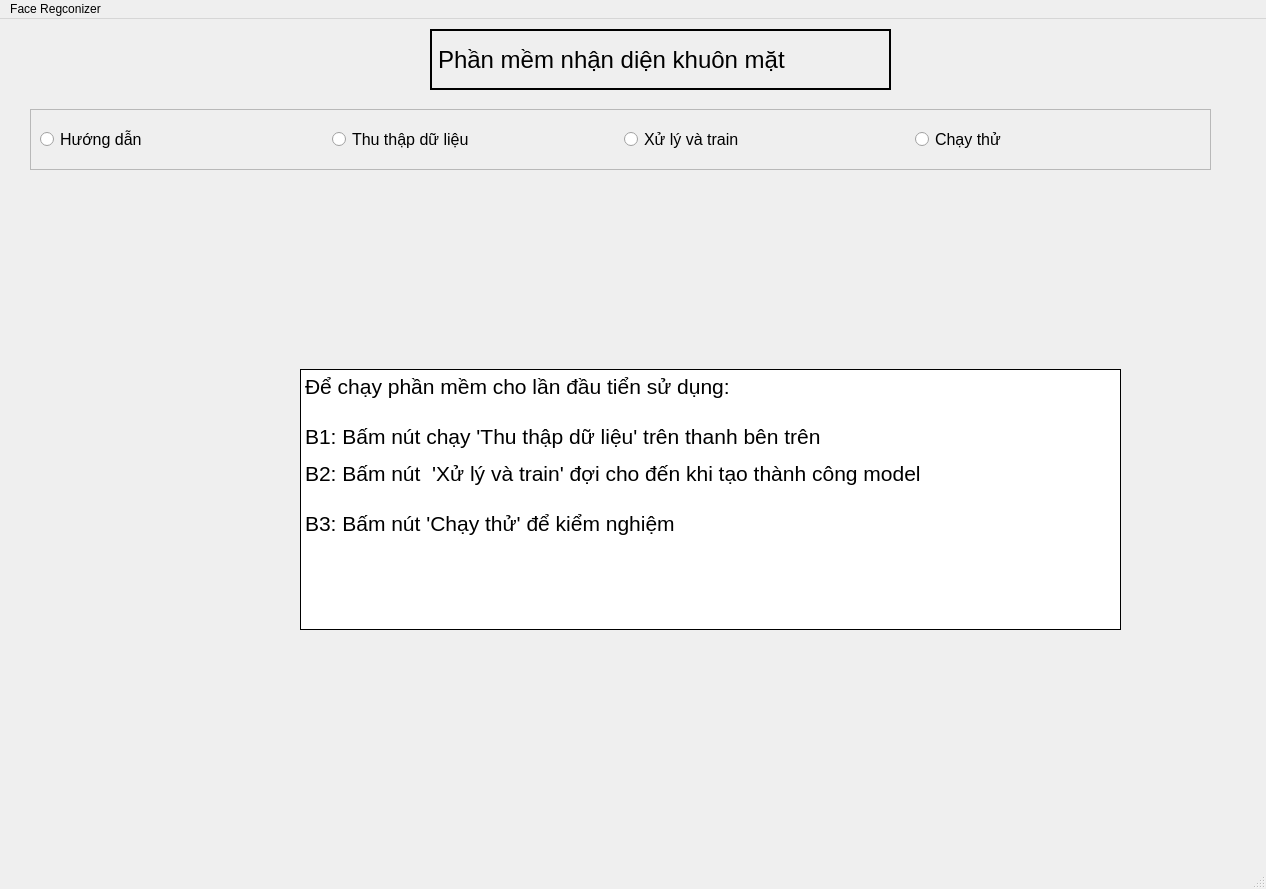
<?xml version="1.0" encoding="UTF-8"?>
<ui version="4.0">
 <class>MainWindow</class>
 <widget class="QMainWindow" name="MainWindow">
  <property name="geometry">
   <rect>
    <x>0</x>
    <y>0</y>
    <width>1266</width>
    <height>889</height>
   </rect>
  </property>
  <property name="windowTitle">
   <string>MainWindow</string>
  </property>
  <widget class="QWidget" name="centralwidget">
   <widget class="QLabel" name="label">
    <property name="geometry">
     <rect>
      <x>430</x>
      <y>10</y>
      <width>461</width>
      <height>61</height>
     </rect>
    </property>
    <property name="font">
     <font>
      <pointsize>18</pointsize>
     </font>
    </property>
    <property name="styleSheet">
     <string notr="true">border: 2px solid black;</string>
    </property>
    <property name="text">
     <string>Phần mềm nhận diện khuôn mặt</string>
    </property>
   </widget>
   <widget class="QFrame" name="frame">
    <property name="geometry">
     <rect>
      <x>30</x>
      <y>90</y>
      <width>1181</width>
      <height>61</height>
     </rect>
    </property>
    <property name="frameShape">
     <enum>QFrame::StyledPanel</enum>
    </property>
    <property name="frameShadow">
     <enum>QFrame::Raised</enum>
    </property>
    <layout class="QHBoxLayout" name="horizontalLayout">
     <item>
      <widget class="QRadioButton" name="button_instrucst">
       <property name="font">
        <font>
         <pointsize>12</pointsize>
        </font>
       </property>
       <property name="text">
        <string>Hướng dẫn</string>
       </property>
      </widget>
     </item>
     <item>
      <widget class="QRadioButton" name="button_get_faces">
       <property name="font">
        <font>
         <pointsize>12</pointsize>
         <strikeout>false</strikeout>
        </font>
       </property>
       <property name="tabletTracking">
        <bool>false</bool>
       </property>
       <property name="acceptDrops">
        <bool>false</bool>
       </property>
       <property name="text">
        <string>Thu thập dữ liệu</string>
       </property>
      </widget>
     </item>
     <item>
      <widget class="QRadioButton" name="button_preprocess_training">
       <property name="font">
        <font>
         <pointsize>12</pointsize>
        </font>
       </property>
       <property name="text">
        <string>Xử lý và train</string>
       </property>
      </widget>
     </item>
     <item>
      <widget class="QRadioButton" name="button_run_trial">
       <property name="font">
        <font>
         <pointsize>12</pointsize>
        </font>
       </property>
       <property name="text">
        <string>Chạy thử</string>
       </property>
      </widget>
     </item>
    </layout>
   </widget>
   <widget class="QStackedWidget" name="stackedWidget">
    <property name="geometry">
     <rect>
      <x>40</x>
      <y>170</y>
      <width>1191</width>
      <height>661</height>
     </rect>
    </property>
    <property name="currentIndex">
     <number>0</number>
    </property>
    <widget class="QWidget" name="page_instruct">
     <widget class="QTextBrowser" name="textBrowser">
      <property name="geometry">
       <rect>
        <x>260</x>
        <y>180</y>
        <width>821</width>
        <height>261</height>
       </rect>
      </property>
      <property name="font">
       <font>
        <kerning>true</kerning>
       </font>
      </property>
      <property name="acceptDrops">
       <bool>true</bool>
      </property>
      <property name="styleSheet">
       <string notr="true">border: 1px solid black</string>
      </property>
      <property name="html">
       <string>&lt;!DOCTYPE HTML PUBLIC &quot;-//W3C//DTD HTML 4.0//EN&quot; &quot;http://www.w3.org/TR/REC-html40/strict.dtd&quot;&gt;
&lt;html&gt;&lt;head&gt;&lt;meta name=&quot;qrichtext&quot; content=&quot;1&quot; /&gt;&lt;style type=&quot;text/css&quot;&gt;
p, li { white-space: pre-wrap; }
&lt;/style&gt;&lt;/head&gt;&lt;body style=&quot; font-family:'MS Shell Dlg 2'; font-size:7.8pt; font-weight:400; font-style:normal;&quot;&gt;
&lt;p style=&quot; margin-top:0px; margin-bottom:0px; margin-left:0px; margin-right:0px; -qt-block-indent:0; text-indent:0px;&quot;&gt;&lt;span style=&quot; font-size:16pt;&quot;&gt;Để chạy phần mềm cho lần đầu tiển sử dụng:&lt;/span&gt;&lt;/p&gt;
&lt;p style=&quot;-qt-paragraph-type:empty; margin-top:0px; margin-bottom:0px; margin-left:0px; margin-right:0px; -qt-block-indent:0; text-indent:0px; font-size:16pt;&quot;&gt;&lt;br /&gt;&lt;/p&gt;
&lt;p style=&quot; margin-top:0px; margin-bottom:0px; margin-left:0px; margin-right:0px; -qt-block-indent:0; text-indent:0px;&quot;&gt;&lt;span style=&quot; font-size:16pt;&quot;&gt;B1: Bấm nút chạy 'Thu thập dữ liệu' trên thanh bên trên&lt;br /&gt;&lt;/span&gt;&lt;/p&gt;
&lt;p style=&quot; margin-top:0px; margin-bottom:0px; margin-left:0px; margin-right:0px; -qt-block-indent:0; text-indent:0px;&quot;&gt;&lt;span style=&quot; font-size:16pt;&quot;&gt;B2: Bấm nút  'Xử lý và train' đợi cho đến khi tạo thành công model&lt;/span&gt;&lt;/p&gt;
&lt;p style=&quot;-qt-paragraph-type:empty; margin-top:0px; margin-bottom:0px; margin-left:0px; margin-right:0px; -qt-block-indent:0; text-indent:0px; font-size:16pt;&quot;&gt;&lt;br /&gt;&lt;/p&gt;
&lt;p style=&quot; margin-top:0px; margin-bottom:0px; margin-left:0px; margin-right:0px; -qt-block-indent:0; text-indent:0px;&quot;&gt;&lt;span style=&quot; font-size:16pt;&quot;&gt;B3: Bấm nút 'Chạy thử' để kiểm nghiệm&lt;/span&gt;&lt;/p&gt;&lt;/body&gt;&lt;/html&gt;</string>
      </property>
     </widget>
    </widget>
    <widget class="QWidget" name="page_get_data">
     <widget class="QLabel" name="label_2">
      <property name="geometry">
       <rect>
        <x>720</x>
        <y>120</y>
        <width>191</width>
        <height>31</height>
       </rect>
      </property>
      <property name="font">
       <font>
        <pointsize>12</pointsize>
        <weight>75</weight>
        <bold>true</bold>
       </font>
      </property>
      <property name="text">
       <string>Điền tên vào đây:</string>
      </property>
     </widget>
     <widget class="QPlainTextEdit" name="get_name_face">
      <property name="geometry">
       <rect>
        <x>920</x>
        <y>120</y>
        <width>171</width>
        <height>41</height>
       </rect>
      </property>
      <property name="font">
       <font>
        <pointsize>12</pointsize>
       </font>
      </property>
      <property name="styleSheet">
       <string notr="true">border: 1px solid black</string>
      </property>
      <property name="plainText">
       <string/>
      </property>
     </widget>
     <widget class="QPushButton" name="push_get_data_face">
      <property name="geometry">
       <rect>
        <x>930</x>
        <y>440</y>
        <width>141</width>
        <height>51</height>
       </rect>
      </property>
      <property name="font">
       <font>
        <pointsize>12</pointsize>
       </font>
      </property>
      <property name="text">
       <string>Thu thập</string>
      </property>
     </widget>
     <widget class="QLabel" name="cam_view_main">
      <property name="geometry">
       <rect>
        <x>10</x>
        <y>80</y>
        <width>640</width>
        <height>480</height>
       </rect>
      </property>
      <property name="styleSheet">
       <string notr="true">border: 2px solid black</string>
      </property>
      <property name="text">
       <string/>
      </property>
     </widget>
     <widget class="QLabel" name="view_face">
      <property name="geometry">
       <rect>
        <x>940</x>
        <y>260</y>
        <width>128</width>
        <height>128</height>
       </rect>
      </property>
      <property name="styleSheet">
       <string notr="true">border: 1px solid black;</string>
      </property>
      <property name="text">
       <string/>
      </property>
     </widget>
     <widget class="QPushButton" name="push_stop_get_data">
      <property name="geometry">
       <rect>
        <x>930</x>
        <y>500</y>
        <width>141</width>
        <height>51</height>
       </rect>
      </property>
      <property name="font">
       <font>
        <pointsize>12</pointsize>
       </font>
      </property>
      <property name="text">
       <string>Tạm dừng</string>
      </property>
     </widget>
     <widget class="QLabel" name="label_3">
      <property name="geometry">
       <rect>
        <x>10</x>
        <y>20</y>
        <width>341</width>
        <height>41</height>
       </rect>
      </property>
      <property name="font">
       <font>
        <pointsize>15</pointsize>
       </font>
      </property>
      <property name="text">
       <string>Nhìn thẳng vào camera để lấy dữ liệu</string>
      </property>
     </widget>
    </widget>
    <widget class="QWidget" name="page_train">
     <widget class="QLabel" name="log_res">
      <property name="geometry">
       <rect>
        <x>50</x>
        <y>90</y>
        <width>621</width>
        <height>461</height>
       </rect>
      </property>
      <property name="font">
       <font>
        <pointsize>12</pointsize>
       </font>
      </property>
      <property name="styleSheet">
       <string notr="true">border: 1px solid black</string>
      </property>
      <property name="text">
       <string/>
      </property>
     </widget>
     <widget class="QPushButton" name="push_training">
      <property name="geometry">
       <rect>
        <x>860</x>
        <y>270</y>
        <width>271</width>
        <height>101</height>
       </rect>
      </property>
      <property name="font">
       <font>
        <pointsize>20</pointsize>
        <weight>75</weight>
        <bold>true</bold>
        <strikeout>false</strikeout>
        <kerning>false</kerning>
       </font>
      </property>
      <property name="autoFillBackground">
       <bool>false</bool>
      </property>
      <property name="styleSheet">
       <string notr="true">border: 5px solid black</string>
      </property>
      <property name="text">
       <string>Training model</string>
      </property>
     </widget>
    </widget>
    <widget class="QWidget" name="page_run">
     <widget class="QPushButton" name="push_run">
      <property name="geometry">
       <rect>
        <x>890</x>
        <y>340</y>
        <width>161</width>
        <height>81</height>
       </rect>
      </property>
      <property name="font">
       <font>
        <pointsize>12</pointsize>
       </font>
      </property>
      <property name="text">
       <string>Chạy thử </string>
      </property>
     </widget>
     <widget class="QLabel" name="label_log">
      <property name="geometry">
       <rect>
        <x>790</x>
        <y>120</y>
        <width>351</width>
        <height>101</height>
       </rect>
      </property>
      <property name="font">
       <font>
        <pointsize>10</pointsize>
       </font>
      </property>
      <property name="styleSheet">
       <string notr="true">border: 2px solid black;</string>
      </property>
      <property name="text">
       <string/>
      </property>
      <property name="alignment">
       <set>Qt::AlignLeading|Qt::AlignLeft|Qt::AlignTop</set>
      </property>
     </widget>
     <widget class="QLabel" name="cam_view_main_2">
      <property name="geometry">
       <rect>
        <x>20</x>
        <y>70</y>
        <width>640</width>
        <height>480</height>
       </rect>
      </property>
      <property name="styleSheet">
       <string notr="true">border: 2px solid black;</string>
      </property>
      <property name="text">
       <string/>
      </property>
     </widget>
     <widget class="QPushButton" name="push_stop">
      <property name="geometry">
       <rect>
        <x>890</x>
        <y>430</y>
        <width>161</width>
        <height>81</height>
       </rect>
      </property>
      <property name="font">
       <font>
        <pointsize>12</pointsize>
       </font>
      </property>
      <property name="text">
       <string>Dừng lại</string>
      </property>
     </widget>
    </widget>
   </widget>
  </widget>
  <widget class="QMenuBar" name="menubar">
   <property name="geometry">
    <rect>
     <x>0</x>
     <y>0</y>
     <width>1266</width>
     <height>26</height>
    </rect>
   </property>
   <widget class="QMenu" name="menuFace_Regconizer">
    <property name="title">
     <string>Face Regconizer</string>
    </property>
   </widget>
   <addaction name="menuFace_Regconizer"/>
  </widget>
  <widget class="QStatusBar" name="statusbar"/>
 </widget>
 <resources/>
 <connections/>
</ui>
